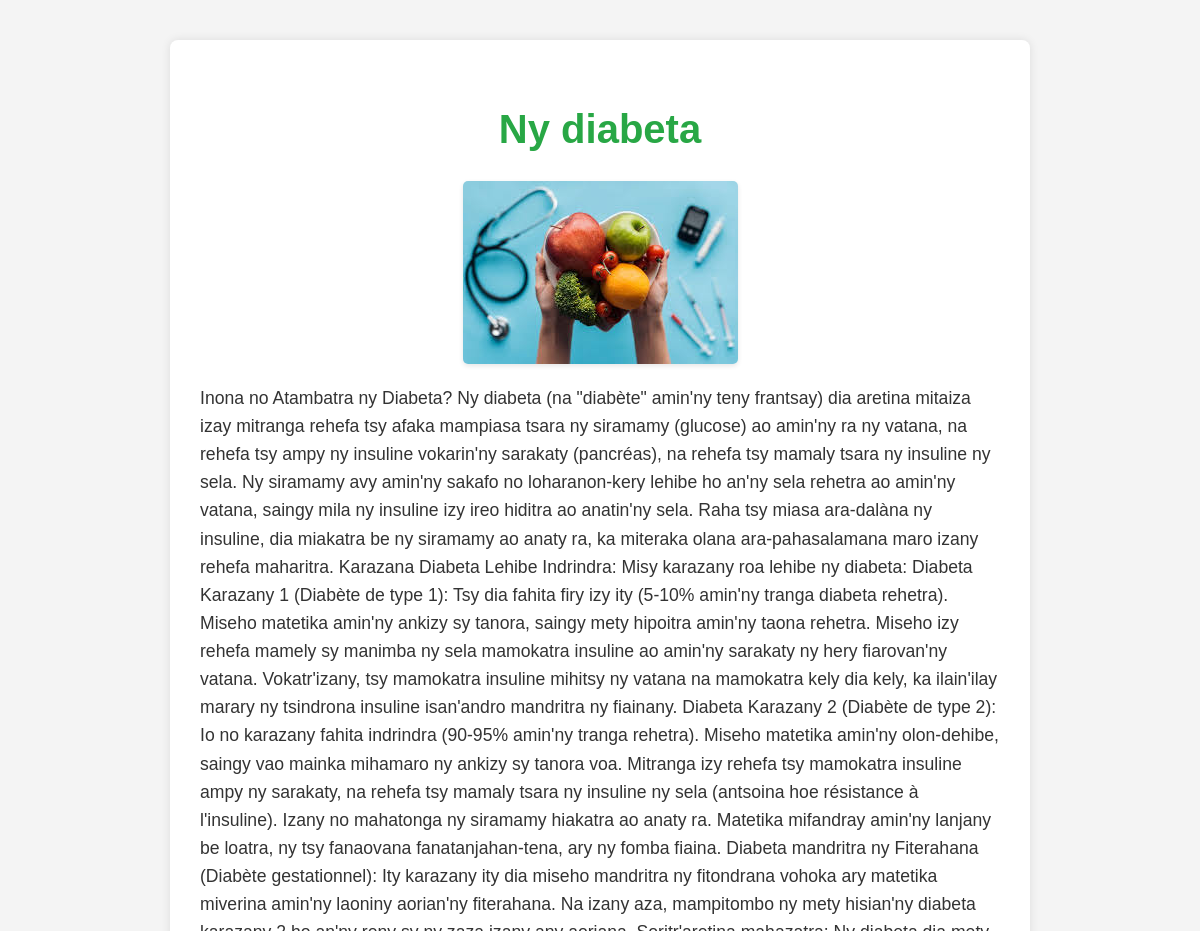
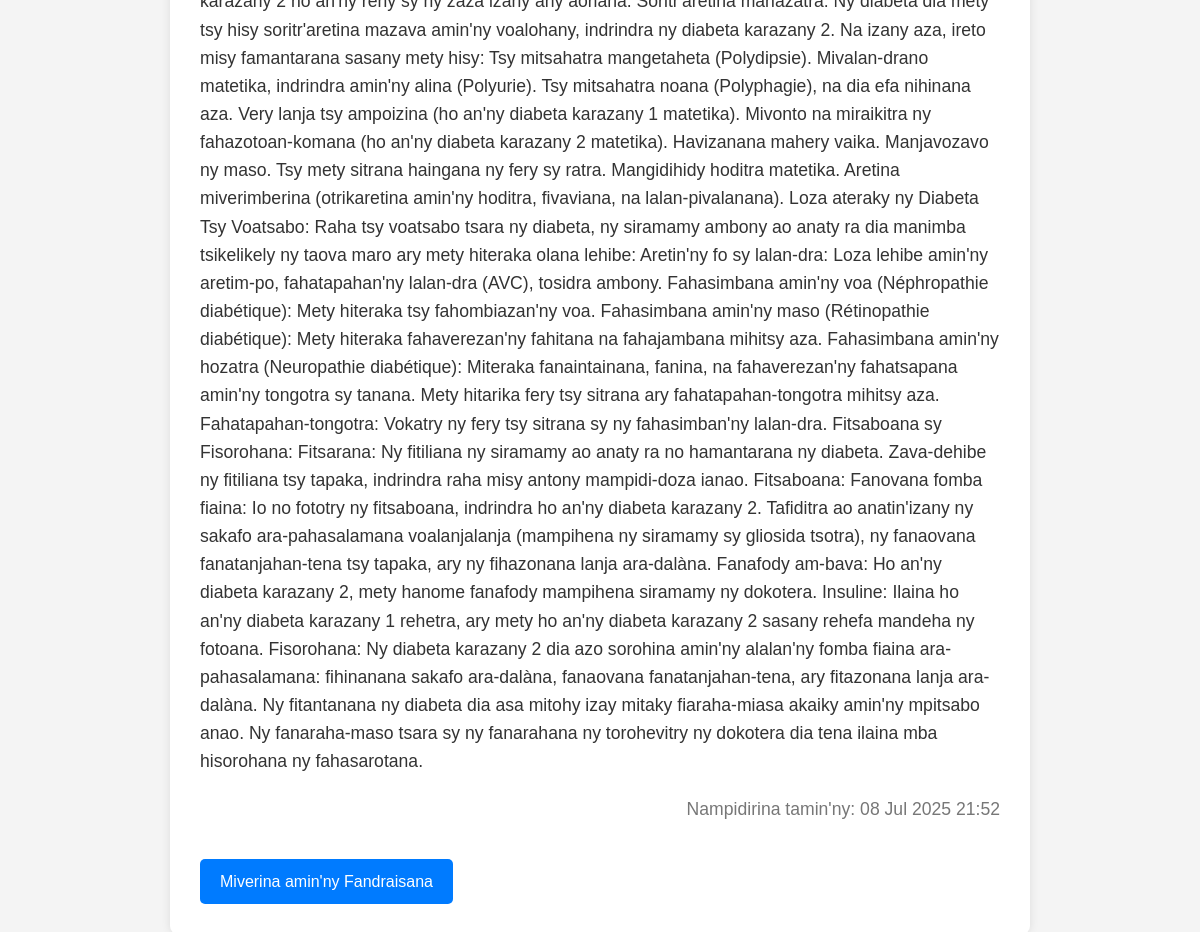
/sosokevitra/5/, run on the app's committed database (2 pictures, top to bottom).
### fahasalamana/models.py (models this page shows, shortened)
class Sosokevitra(models.Model):
    lohateny = models.CharField(max_length=200)
    ambara = models.TextField(blank=True)
    sary = models.ImageField(upload_to='sary_sosokevitra/', blank=True, null= True)
    daty_nampidirana = models.DateTimeField(auto_now_add=True)

### fahasalamana/views.py (the view)
# urls.py: path('sosokevitra/<int:pk>/', antsipiriany_sosokevitra, name='sosokevitra_detail'), # Antsipiriany Sosokevitra
def antsipiriany_sosokevitra(request, pk):
    sosokevitra = get_object_or_404(Sosokevitra, pk=pk)
    toe_javatra = {
        'sosokevitra': sosokevitra
    }
    return render(request, 'sosokevitra_mpitsony.html', toe_javatra)

### fahasalamana/templates/sosokevitra_mpitsony.html (shortened to what this page needs)
<!DOCTYPE html>
<html lang="mg">
<head>
</head>
<body>
    <div class="votoaty-sosokevitra">
        <h1>{{ sosokevitra.lohateny }}</h1>
        {% if sosokevitra.sary %}
            <img src="{{ sosokevitra.sary.url }}" alt="{{ sosokevitra.lohateny }}" class="sary-sosokevitra">
        {% else %}
            <img src="https://placehold.co/600x400/cccccc/ffffff?text=Tsy+misy+sary" alt="Tsy misy sary" class="sary-karatra">
        {% endif %}
        <p>{{ sosokevitra.ambara }}</p>
        <p class="daty">Nampidirina tamin'ny: {{ sosokevitra.daty_nampidirana|date:"d M Y H:i" }}</p>
        <a href="{% url 'fandraisana' %}" class="iverenana">Miverina amin'ny Fandraisana</a>
    </div>
</body>
</html>

### fahasalamana/templates/sosokevitra_mpitsony.html (style rules this page uses)
body { font-family: Arial, sans-serif; line-height: 1.6; margin: 0; padding: 20px; background-color: #f4f4f4; color: #333; }
.votoaty-sosokevitra { background: white; padding: 30px; margin: 20px auto; max-width: 800px; border-radius: 8px; box-shadow: 0 0 10px rgba(0,0,0,0.1); }
.votoaty-sosokevitra h1 { color: #28a745; text-align: center; margin-bottom: 20px; font-size: 2.5em; }
.votoaty-sosokevitra p { font-size: 1.1em; margin-bottom: 15px; }
.sary-sosokevitra { max-width: 100%; height: auto; display: block; margin: 0 auto 20px auto; border-radius: 5px; box-shadow: 0 2px 5px rgba(0,0,0,0.1); }
.daty { font-size: 0.9em; color: #777; text-align: right; margin-top: 20px; }
.iverenana { display: inline-block; margin-top: 20px; padding: 10px 20px; background-color: #007bff; color: white; text-decoration: none; border-radius: 5px; transition: background-color 0.3s ease; }

### data on the page
Sosokevitra: lohateny "Ny diabeta", sary (picture), ambara "Inona no Atambatra ny Diabeta? Ny diabeta (na \"diabète\" amin'ny teny frantsay) dia aretina mitaiza izay mitranga rehefa tsy afaka mampiasa tsara ny siramamy (glucose) ao amin'ny ra ny vatana, na rehefa tsy ampy ny insuline vokarin'ny sarakaty (pancréas), na rehefa tsy mamaly tsara ny insuline ny sela. Ny siramamy avy amin'ny sakafo no loharanon-kery lehibe ho an'ny sela rehetra ao amin'ny vatana, saingy mila ny insuline izy ireo hiditra ao anatin'ny sela. Raha tsy miasa ara-dalàna ny insuline, dia miakatra be ny siramamy ao anaty ra, ka miteraka olana ara-pahasalamana maro izany rehefa maharitra. Karazana Diabeta Lehibe Indrindra: Misy karazany roa lehibe ny diabeta: Diabeta Karazany 1…", daty_nampidirana "08 Jul 2025 21:52"
